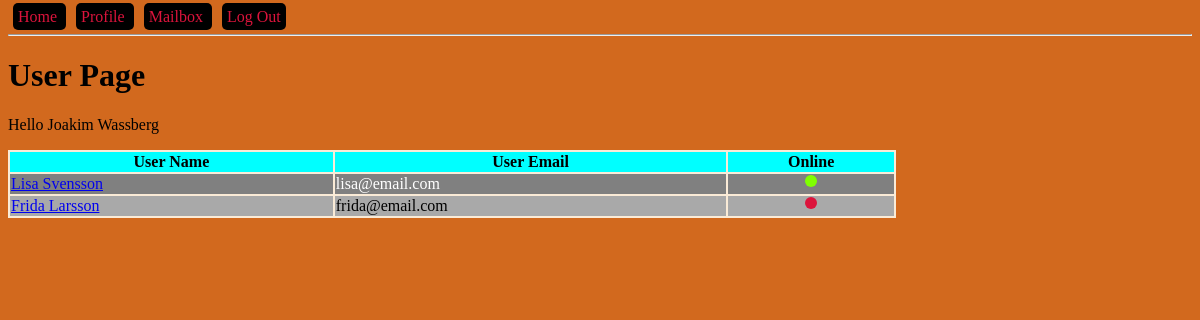
The app's page /profile (signed in), older data.
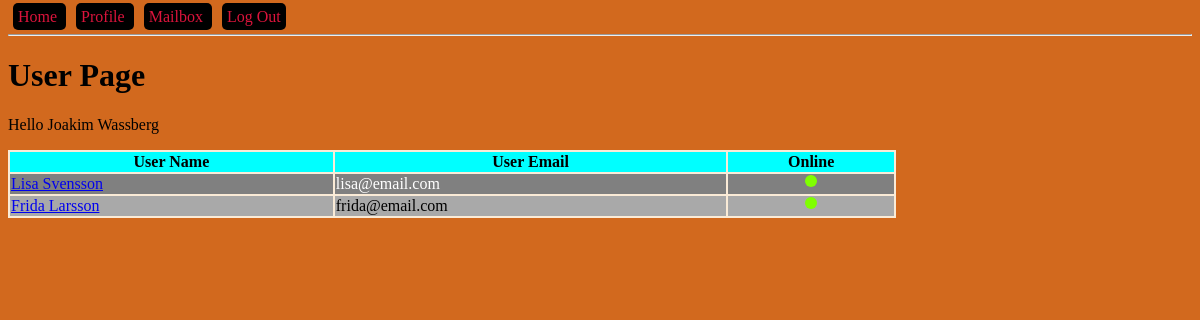
The same page, newer data.
### models.py (models this page shows, shortened)
class User(db.Model):
    id = db.Column(db.Integer, primary_key=True, autoincrement=True)
    name = db.Column(db.String(150))
    email = db.Column(db.String(150), unique=True)
    password = db.Column(db.String(100))
    admin = db.Column(db.BOOLEAN, default=False)
    online = db.Column(db.BOOLEAN, default=False)
    sent_messages = db.relationship('Message', backref='sender', lazy=True)
    recv_messages = db.relationship('Message', secondary=message_recv, lazy='subquery',
                                    backref=db.backref('receivers', lazy=True))

### blueprints/user/__init__.py (the view)
@bp_user.get('/profile')
@login_required
def user_get():
    users = get_all_users()
    return render_template("user.html", users=users)

### app.py (called while the page is built)
def create_app():
    app = Flask(__name__)
    app.config['SECRET_KEY'] = '123secret'
    app.config['SQLALCHEMY_TRACK_MODIFICATIONS'] = False
    app.config['SQLALCHEMY_DATABASE_URI'] = 'sqlite:///db.sqlite'
    db.init_app(app)
    login_manager = LoginManager()
    login_manager.init_app(app)
    @login_manager.user_loader
    def load_user(user_id):
        from models import User
        return User.query.filter_by(id=user_id).first()
    from blueprints.open import bp_open
    app.register_blueprint(bp_open)
    from blueprints.user import bp_user
    app.register_blueprint(bp_user)
    return app

### controllers/user_controller.py (called while the page is built)
def get_all_users():
    from models import User
    user = current_user
    return User.query.filter(User.id != user.id).all()

### templates/user.html (shortened to what this page needs)
{% extends "base-template.html" %}
{% block content %}
    <h1 id="main-heading">User Page</h1>
    <p>Hello {{ current_user.name }}</p>
    <table>
        <tr>
            <th>User Name</th>
            <th>User Email</th>
            <th>Online</th>
        </tr>
        {% for user in users %}
            <tr>
                <td><a href="{{ url_for('bp_user.message_get', user_id=user.id) }}">{{ user.name }}</a></td>
                <td>{{ user.email }}</td>
                <td class="center-content">
                    {% if user.online %}
                        <div class="circle online"></div>
                    {% else %}
                        <div class="circle offline"></div>
                    {% endif %}
                </td>
            </tr>
        {% endfor %}
    </table>
{% endblock %}

Row changes from the older to the newer data that the page shows:
changed User "Frida Larsson": online False → True (drawn)
